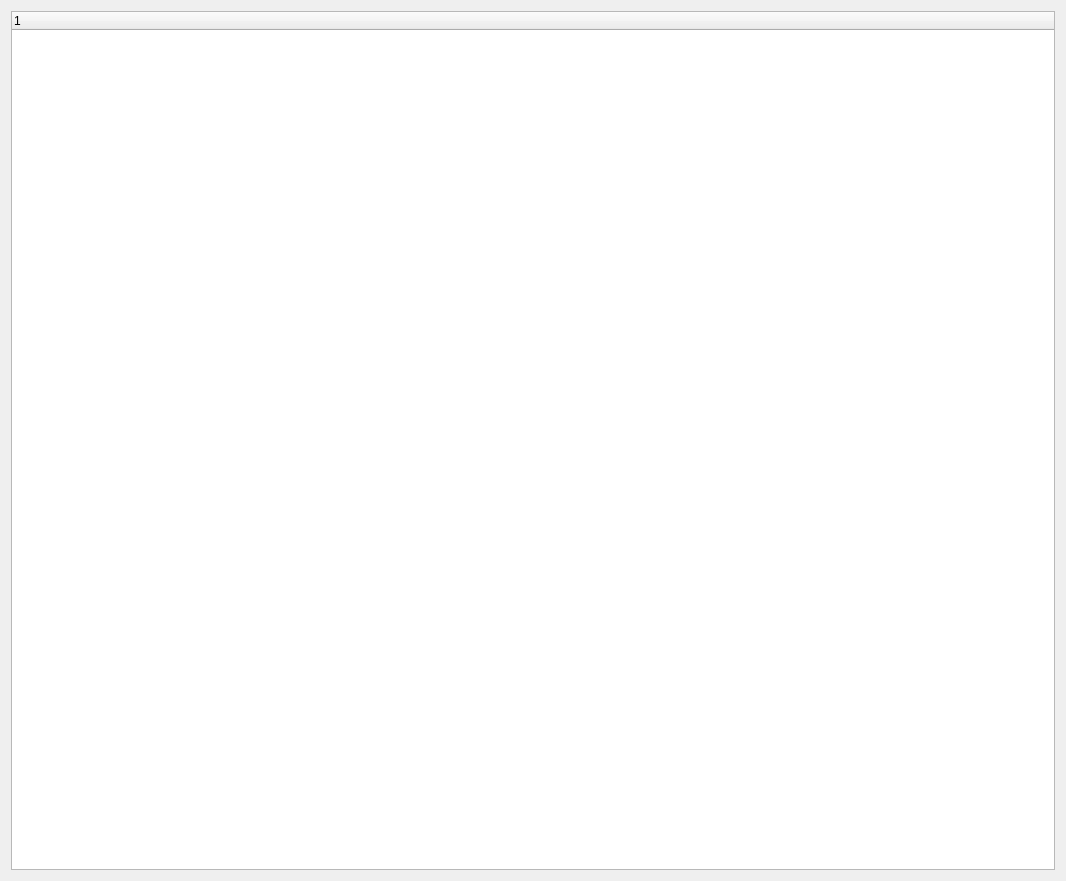
<?xml version="1.0" encoding="UTF-8"?>
<ui version="4.0">
 <class>MainWindow</class>
 <widget class="QMainWindow" name="MainWindow">
  <property name="geometry">
   <rect>
    <x>0</x>
    <y>0</y>
    <width>1066</width>
    <height>881</height>
   </rect>
  </property>
  <property name="windowTitle">
   <string>MainWindow</string>
  </property>
  <widget class="QWidget" name="centralWidget">
   <layout class="QVBoxLayout" name="verticalLayout">
    <item>
     <widget class="QTreeWidget" name="treeWidget">
      <column>
       <property name="text">
        <string notr="true">1</string>
       </property>
      </column>
     </widget>
    </item>
   </layout>
  </widget>
 </widget>
 <layoutdefault spacing="6" margin="11"/>
 <resources/>
 <connections/>
</ui>
